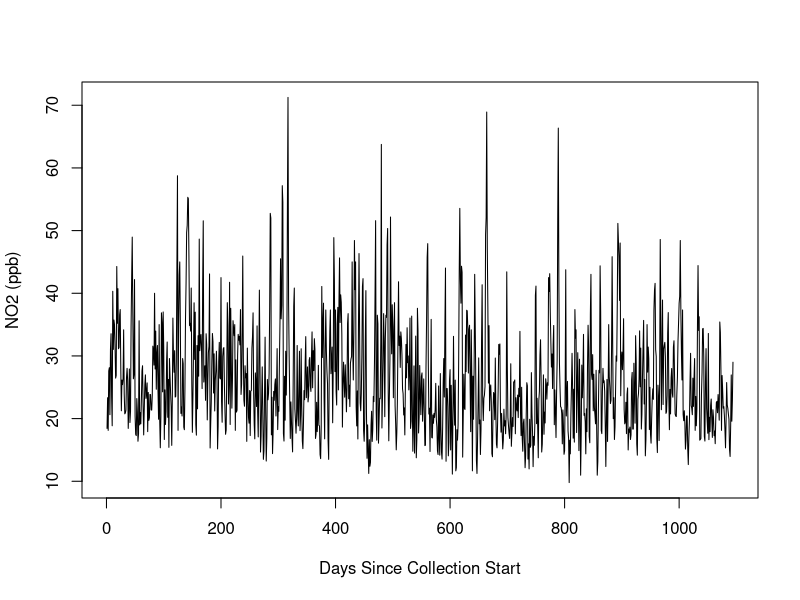
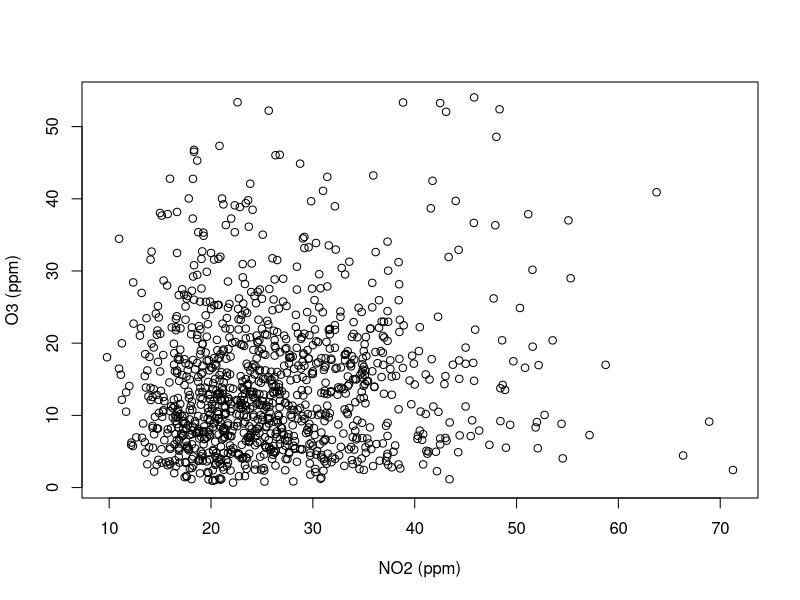
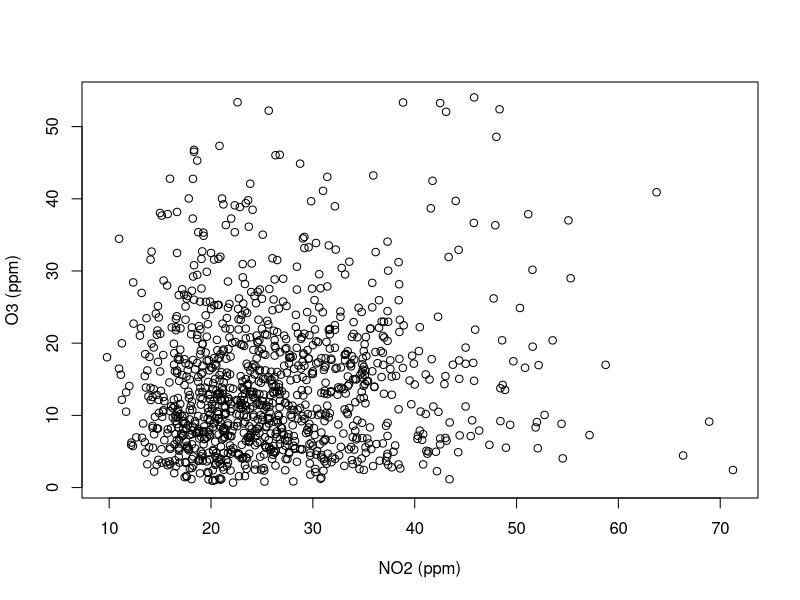
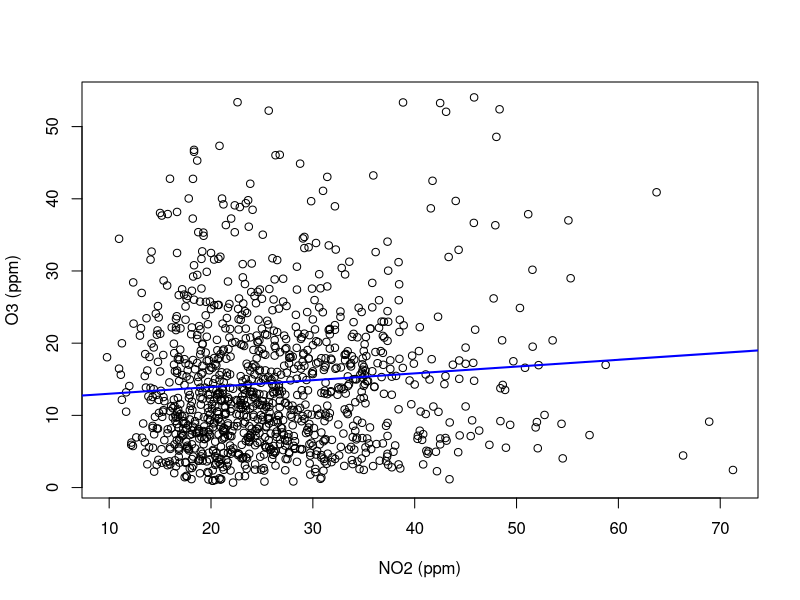

These charts were generated, in order, by the following R code:
## ---- chunk 1
#| label: load_data

ap <- read.csv(file = "5240-workshop03-data.csv", header = TRUE)
str(ap)
## ---- chunk 2
#| label: fig-no2
#| fig-cap: "Measurements of NO2 per day since start of collection."
plot(x = 1:1094, y = ap$no2, 
     type = 'l', xlab = "Days Since Collection Start", 
     ylab = "NO2 (ppb)")
## ---- chunk 3
#| label: do_logical

answers <- ap$no2 > 60
str(answers)
## ---- chunk 4
answers[310:330] # here we are selecting the 310 through 330's element of the vector
## ---- chunk 5
sum(answers)
## ---- chunk 6
#| label: logical_example

our_numbers <- 1:20
our_logic <- ( our_numbers > 11 )
our_numbers
our_logic

our_numbers[ our_logic ]
## ---- chunk 7
# Method 1
no2_lt_60_logical <- ap$no2 < 60
no2_lt_60 <- ap$no2[no2_lt_60_logical]
str(no2_lt_60)
## ---- chunk 8
# Method 2
no2_lt_60_v2 <- subset(ap, no2 < 60, select = no2, drop = TRUE)
str(no2_lt_60_v2)
## ---- chunk 9
#| label: outlier_removal_demo

no_outliers_no2 <- ap[ no2_lt_60_logical, ]
str(no_outliers_no2)
## ---- chunk 10
no_outliers_no2_v2 <- subset(ap, no2 < 60)
str(no_outliers_no2_v2)
## ---- chunk 11
#| label: fig-plot-o3-no2

plot(x = ap$no2, y = ap$o3, 
     xlab = "NO2 (ppm)", 
     ylab = "O3 (ppm)")
## ---- chunk 12
plot(o3 ~ no2, data = ap,
     xlab = "NO2 (ppm)", 
     ylab = "O3 (ppm)")
## ---- chunk 13
#| label: fig-cor-o3-no2

cor(ap$no2, ap$o3)
## ---- chunk 14
#| label: lm-o3-no2

mdl <- lm(o3 ~ no2, data = ap)
summary(mdl)
## ---- chunk 15
#| label: fig-line-of-best-fit

plot(o3 ~ no2, data = ap, 
     xlab = "NO2 (ppm)",
     ylab = "O3 (ppm)")
abline(mdl, col = "blue", lwd = 2)
## ---- chunk 16
#| label: no2-data-frame

new_no2 <- data.frame(no2 = c(10, 20, 25, 30, 50, 70))
## ---- chunk 17
#| label: o3-predictions

new_o3 <- predict(mdl, newdata = new_no2)
## ---- chunk 18
#| label: risk-to-health

pred_o3_gt_35 <- new_o3 > 35
sum(pred_o3_gt_35)
